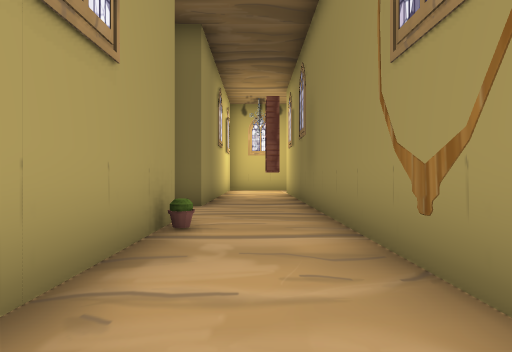
view 1 (above)

16 first-person views from a walk through a 3-D level made in the Unity game engine. The camera is 1.3 m above the floor, looks level and sees 75° across. The floor is counted in squares, 2 m on a side. Each view is taken from the middle of a square. On the plan, view 1 faces up. The plan holds only what a view shows up to about 10 squares ahead; the rest is blank. The place goes on beyond the plan. The player is left out. Some animated figures are not drawn.

view 2
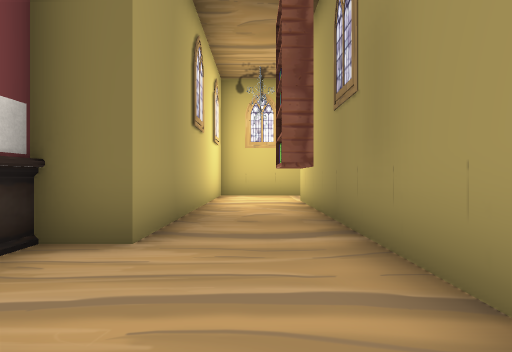

view 3
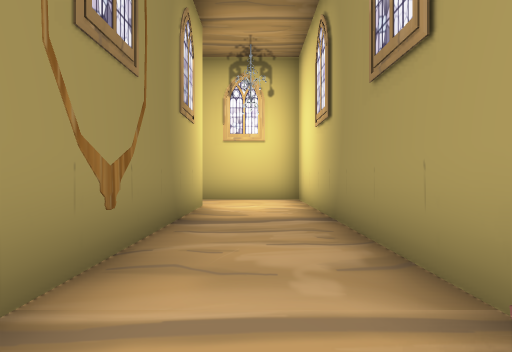

view 4
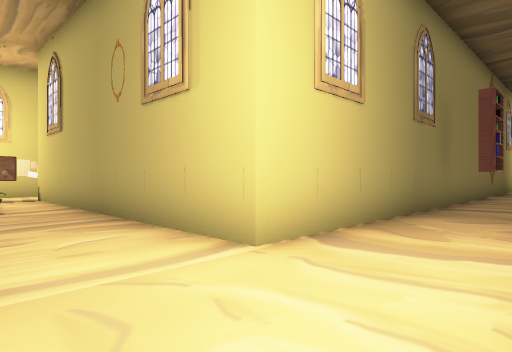

view 5
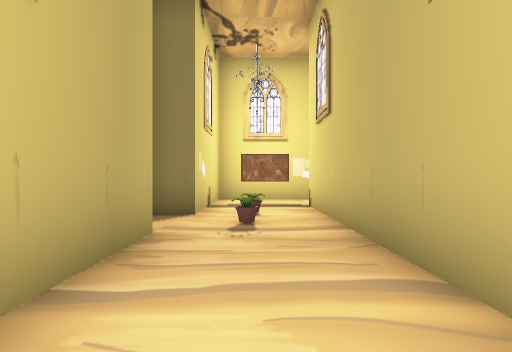

view 6
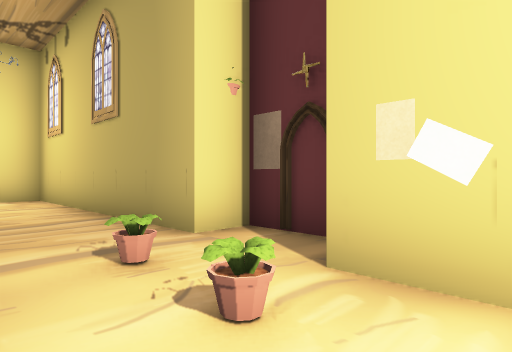

view 7
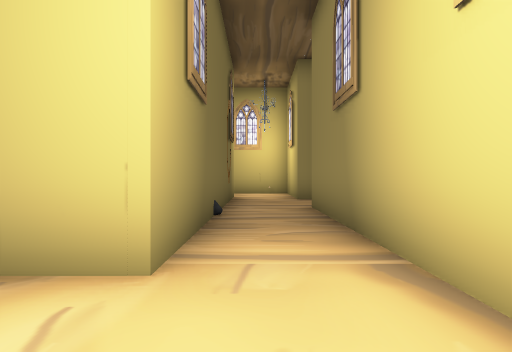

view 8
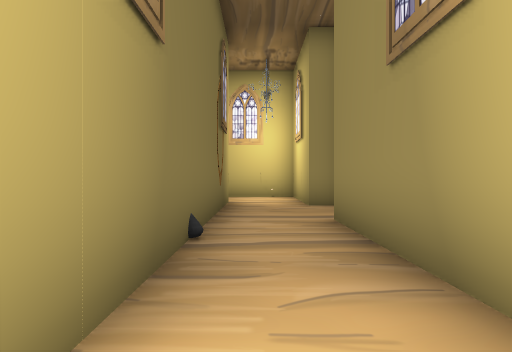

view 9
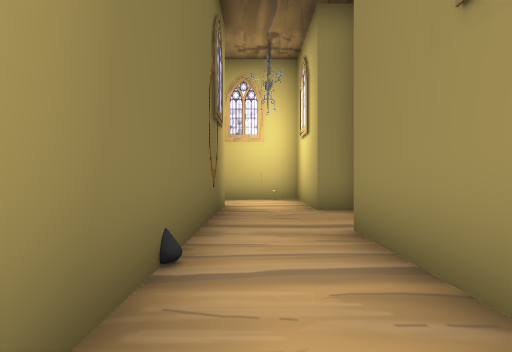

view 10
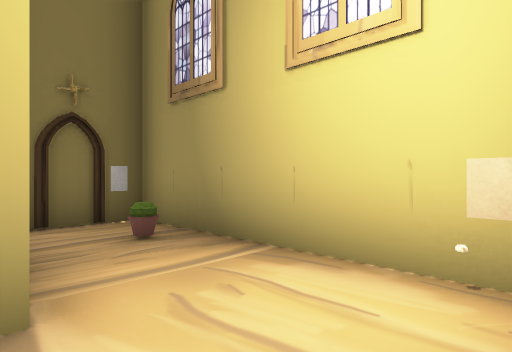

view 11
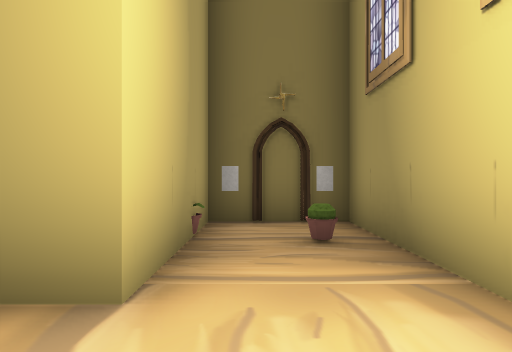

view 12
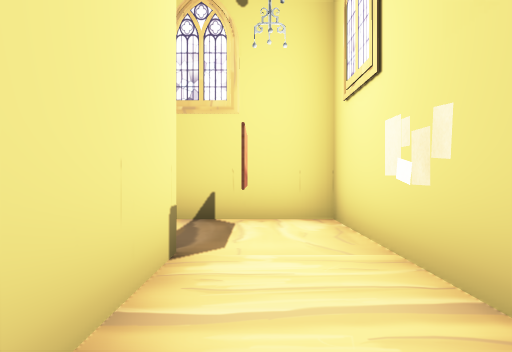

view 13
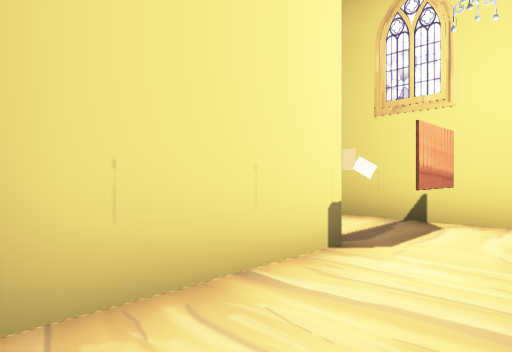

view 14
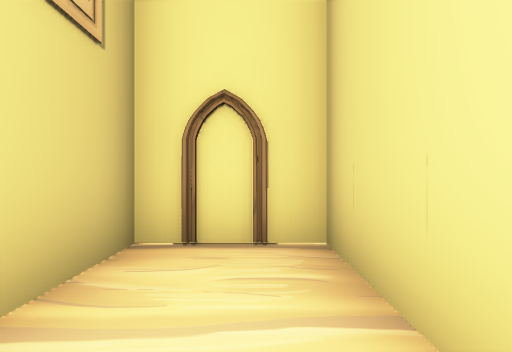

view 15
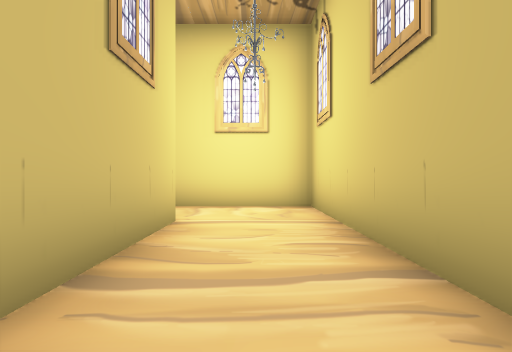

view 16
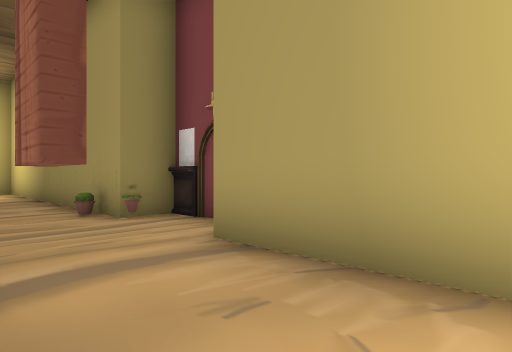

### Floor plan
Points are (right, up) in squares from view 1. A wall is a line through its corners. A room is listed if a view was taken in it or the views show most of it. See-through windows are left out.
Room 1 (views 1, 2, 3, 4, 5, 6, 7, 8, 9, 10, 12, 13, 14, 15, 16)
walls: (-1.2, 4.6) (-1.2, -4.2) (6, -4.2); (11.3, 10) (11.3, 15.2) (9.5, 15.2); (7.1, 16.1) (5.8, 16.1) (5.8, 15.2) (-1.2, 15.2) (-1.2, 7.4); (9.3, -2.3) (1.2, -2.3) (1.2, 12.8) (9.3, 12.8) (9.3, 9.8) (10.5, 9.8); (8.4, -4.2) (9.6, -4.2)
ways out: opening at (9, -3.5) to room 2; opening at (11, 10)
objects: other object (-2, 5); other object (-1, 4); other object (-1, 5); other object (1, 2); other object (5, -2); other object (7, 14); other object (8, 14); other object (8, 15); other object (9, 15); other object (10, 14)
Room 2 (view 11)
walls: (9.6, -4.2) (11.3, -4.2) (11.3, 0.7) (9.3, 0.7) (9.3, -2.3)
ways out: opening at (9, -3.5) to room 1
objects: other object (11, -1)

Where each view was taken, in squares from view 1:
view 1: 0 up, 0 right, facing up
view 2: 4 up, 0 right, facing up
view 3: 5 up, 0 right, facing down
view 4: 15 up, 1 left, facing down-right
view 5: 14 up, 2 right, facing right
view 6: 13 up, 9 right, facing up-left
view 7: 3 down, 1 left, facing right
view 8: 3 down, 1 right, facing right
view 9: 3 down, 2 right, facing right
view 10: 4 down, 9 right, facing up-right
view 11: 4 down, 10 right, facing up
view 12: 10 up, 10 right, facing up
view 13: 10 up, 11 right, facing up-left
view 14: 13 up, 10 right, facing down
view 15: 14 up, 6 right, facing left
view 16: 10 up, 1 right, facing down-left
